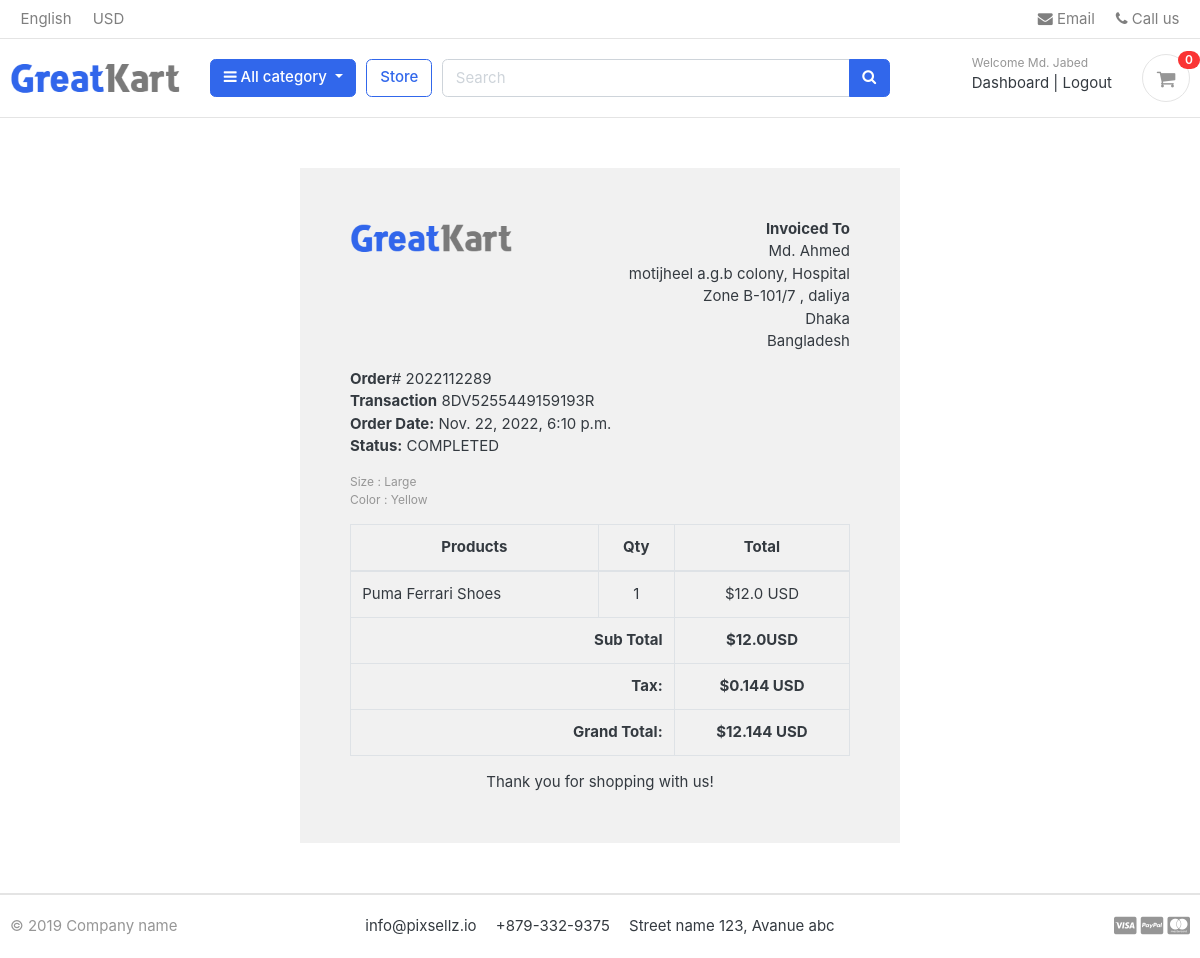
/accounts/order_detail/2022112289/ (signed in), run on the app's committed database.
### accounts/models.py (models this page shows, shortened)
class Account(AbstractBaseUser):
    first_name = models.CharField(max_length=50)
    last_name = models.CharField(max_length=50)
    username = models.CharField(max_length=50, unique=True)
    email = models.EmailField(max_length=100, unique=True)
    phone_number = models.CharField(max_length=50)
    date_joined   = models.DateTimeField(auto_now_add=True)
    last_joined   = models.DateTimeField(auto_now_add=True)
    is_admin      = models.BooleanField(default=False)
    is_staff      = models.BooleanField(default=False)
    is_active     = models.BooleanField(default=False)
    is_superadmin = models.BooleanField(default=False)
    USERNAME_FIELD = 'email'
    REQUIRED_FIELDS = ['username' , 'first_name', 'last_name']
    objects = MyAccountManager()

### orders/models.py (models this page shows, shortened)
class Order(models.Model):
    STATUS = (
        ('New', 'New'),
        ('Accepted', 'Accepted'),
        ('Completed', 'Completed'),
        ('Cancelled', 'Cancelled'),
    )
    user = models.ForeignKey(Account, on_delete=models.SET_NULL, null=True)
    payment = models.ForeignKey(Payment, on_delete=models.SET_NULL, blank=True, null=True)
    order_number = models.CharField(max_length=20)
    first_name = models.CharField(max_length=50)
    last_name = models.CharField(max_length=50)
    phone = models.CharField(max_length=15)
    email = models.EmailField(max_length=50)
    address_line_1 = models.CharField(max_length=50)
    address_line_2 = models.CharField(max_length=50, blank=True)
    country = models.CharField(max_length=50)
    state = models.CharField(max_length=50)
    city = models.CharField(max_length=50)
    order_note = models.CharField(max_length=100, blank=True)
    order_total = models.FloatField()
    tax = models.FloatField()
    status = models.CharField(max_length=10, choices=STATUS, default='New')
    ip = models.CharField(blank=True, max_length=20)
    is_ordered = models.BooleanField(default=False)
    created_at = models.DateTimeField(auto_now_add=True)
    updated_at = models.DateTimeField(auto_now=True)
    def full_name(self):
        return f'{self.first_name} {self.last_name}'
    def full_address(self):
        return f'{self.address_line_1} {self.address_line_2}'

class Payment(models.Model):
    user = models.ForeignKey(Account, on_delete=models.CASCADE)
    payment_id = models.CharField(max_length=100)
    payment_method = models.CharField(max_length=100)
    amount_paid = models.CharField(max_length=100) #total amount paid
    status = models.CharField(max_length=100)
    created_at = models.DateTimeField(auto_now_add=True)

class OrderProduct(models.Model):
    order = models.ForeignKey(Order, on_delete=models.CASCADE)
    payment = models.ForeignKey(Payment, on_delete=models.SET_NULL, blank=True, null=True)
    user = models.ForeignKey(Account, on_delete=models.CASCADE)
    product = models.ForeignKey(Product, on_delete=models.CASCADE)
    variations = models.ManyToManyField(Variation, blank=True)
    quantity = models.IntegerField()
    product_price = models.FloatField()
    ordered = models.BooleanField(default=False)
    created_at = models.DateTimeField(auto_now_add=True)
    updated_at = models.DateTimeField(auto_now=True)

### store/models.py (models this page shows, shortened)
class Product(models.Model):
    product_name = models.CharField(max_length=200, unique=True)
    slug         = models.SlugField(max_length=200, unique=True)
    description  = models.TextField(max_length=500, blank=True)
    price        = models.IntegerField()
    images       = models.ImageField(upload_to='photos/products')
    stock        = models.IntegerField(default=True)
    is_available = models.BooleanField(default=True)
    category     = models.ForeignKey(Category , on_delete=models.CASCADE)
    created_date = models.DateTimeField(auto_now_add=True)
    modified_date= models.DateTimeField(auto_now=True)

class Variation(models.Model):
    product = models.ForeignKey(Product, on_delete=models.CASCADE)
    variation_category = models.CharField(max_length=100, choices=variation_category_choice)
    variation_value = models.CharField(max_length=100)
    is_active = models.BooleanField(default=True)
    created_date = models.DateTimeField(auto_now=True)
    objects = VariationManager()

### accounts/views.py (the view)
# urls.py: path('order_detail/<int:order_id>/', views.order_detail , name='order_detail'),
@login_required(login_url='login')
def order_detail(request, order_id):
    order_detail = OrderProduct.objects.filter(order__order_number=order_id)
    order = Order.objects.get(order_number=order_id)
    subtotal = 0
    for i in order_detail:
        subtotal += i.product_price * i.quantity
    context={
        'order_detail' : order_detail,
        'order' :order,
        'subtotal' : subtotal,
    }
    return render(request, 'accounts/order_detail.html', context)

### carts/context_processors.py (called while the page is built)
def counter(request):
    cart_count = 0
    if 'admin' in request.path:
        return{}
    else:
        try:
            cart = Cart.objects.filter(cart_id=_cart_id(request))
            if request.user.is_authenticated:
                cart_items = CartItem.objects.all().filter(user=request.user)
            else:
                cart_items = CartItem.objects.all().filter(cart=cart[:1])
            for cart_item in cart_items:
                cart_count += cart_item.quantity
        except Cart.DoesNotExist:
            cart_count = 0
    return dict(cart_count=cart_count)

### carts/views.py (called while the page is built)
def _cart_id(request):
    cart = request.session.session_key
    if not cart:
        cart = request.session.create()
    return cart

### category/context_processors.py (called while the page is built)
def menu_links(request):
    links = Category.objects.all()
    return dict(links=links)

### category/models.py (called while the page is built)
    def get_url(self):
            return reverse('products_by_category' , args=[self.slug])

### templates/accounts/order_detail.html
{% extends 'base.html' %}
{% load static %}
{% block content %}
<div class="container" style="margin: 0 auto;width: 50%;padding: 50px;background: #f1f1f1;margin-top: 50px;margin-bottom: 50px;">
    <div class="row invoice row-printable">
        <div class="col-md-12">
            <div class="panel panel-default plain" id="dash_0">
                <div class="panel-body p30">
                    <div class="row">
                        <div class="col-lg-6">
                            <div class="invoice-logo"><img src="{% static '/images/logo.png' %}" alt="Invoice logo" style="max-height: 40px;"></div>
                        </div>
                        <div class="col-lg-6">
                            <div class="invoice-from">
                                <ul class="list-unstyled text-right">
                                    <li><strong>Invoiced To</strong></li>
                                    <li>{{order.full_name}}</li>
                                    <li>{{order.full_address}}</li>
                                    <li>{{order.city}}</li>
                                    <li>{{order.country}}</li>
                                </ul>
                            </div>
                        </div>
                        <div class="col-lg-12">
                            <div class="invoice-details mt25">
                                <div class="well">
                                    <ul class="list-unstyled mb0">
                                        <li><strong>Order</strong># {{order.order_number}}</li>
                                        <li><strong>Transaction</strong> {{order.payment.payment_id}}</li>
                                        <li><strong>Order Date:</strong> {{order.created_at}}</li>
                                        <li><strong>Status:</strong> {{order.payment.status}}</li>
                                    </ul>
                                </div>
                            </div>
                            <div class="invoice-items">
                                <div class="table-responsive" style="overflow: hidden; outline: none;" tabindex="0">
                                    <table class="table table-bordered">
                                        <thead>
                                            <tr>
                                                <th class="per70 text-center">Products</th>
                                                <th class="per5 text-center">Qty</th>
                                                <th class="per25 text-center">Total</th>
                                            </tr>
                                        </thead>
                                        <tbody>
                                          {% for item in order_detail %}
                                            <tr>
                                                <td>{{item.product.product_name}}</td>
                                                  <p class="text-muted small">
                                                    {% if item.variations.all %}
                                                      {% for i in item.variations.all %}
                                                        {{ i.variation_category | capfirst }} : {{ i.variation_value | capfirst }} <br>
                                                       {% endfor %}
                                                     {% endif %}
                                                   </p>
                                                <td class="text-center">{{item.quantity}}</td>
                                                <td class="text-center">${{item.product_price}} USD</td>
                                            </tr>
                                          {% endfor %}
                                        </tbody>
                                        <tfoot>
                                            <tr>
                                                <th colspan="2" class="text-right">Sub Total</th>
                                                <th class="text-center">${{subtotal}}USD</th>
                                            </tr>
                                            <tr>
                                                <th colspan="2" class="text-right">Tax:</th>
                                                <th class="text-center">${{order.tax}} USD</th>
                                            </tr>
                                            <tr>
                                                <th colspan="2" class="text-right">Grand Total:</th>
                                                <th class="text-center">${{order.order_total}} USD</th>
                                            </tr>
                                        </tfoot>
                                    </table>
                                </div>
                            </div>
                            <div class="invoice-footer mt25">
                                <p class="text-center">Thank you for shopping with us!</p>
                            </div>
                        </div>
                    </div>
                </div>
            </div>
        </div>
    </div>
    </div>
{% endblock %}

### templates/includes/navbar.html (shortened to what this page needs)
{% load static %}
<header class="section-header">
<nav class="navbar p-md-0 navbar-expand-sm navbar-light border-bottom">
<div class="container">
  <div class="collapse navbar-collapse" id="navbarTop4">
    <ul class="navbar-nav mr-auto">
      <li class="nav-item dropdown">
      <a href="#" class="nav-link">   English </a>
    </li>
    <li class="nav-item dropdown">
      <a href="#" class="nav-link"> USD </a>
    </li>
    </ul>
    <ul class="navbar-nav">
    <li><a href="#" class="nav-link"> <i class="fa fa-envelope"></i> Email </a></li>
    <li><a href="#" class="nav-link"> <i class="fa fa-phone"></i> Call us </a></li>
  </ul>
  </div>
</div>
</nav>
<section class="header-main border-bottom">
  <div class="container">
<div class="row align-items-center">
  <div class="col-lg-2 col-md-3 col-6">
    <a href="{% url 'home' %}" class="brand-wrap">
      <img class="logo" src="{%static './images/logo.png'%}">
    </a>
  </div>
  <div class="col-lg col-sm col-md col-6 flex-grow-0">
    <div class="category-wrap dropdown d-inline-block float-right">
      <button type="button" class="btn btn-primary dropdown-toggle" data-toggle="dropdown">
        <i class="fa fa-bars"></i> All category
      </button>
    </div>
  </div>
  <a href="{% url 'store' %}" class="btn btn-outline-primary">Store</a>
  <div class="col-lg  col-md-6 col-sm-12 col">
    <form action="{%  url 'search' %}" class="search" method='GET'>
      <div class="input-group w-100">
          <input type="text" class="form-control" style="width:60%;" placeholder="Search" name="keyword">
          <div class="input-group-append">
            <button class="btn btn-primary" type="submit">
              <i class="fa fa-search"></i>
            </button>
          </div>
        </div>
    </form>
  </div>
  <div class="col-lg-3 col-sm-6 col-8 order-2 order-lg-3">
        <div class="d-flex justify-content-end mb-3 mb-lg-0">
          {% if user.id is None %}
          <div class="widget-header">
            <small class="title text-muted">Welcome guest!</small>
            <div>
              <a href="{% url 'login' %}">Sign in</a> <span class="dark-transp"> | </span>
              <a href="{% url 'register' %}"> Register</a>
            </div>
          </div>
          {% else %}
          <div class="widget-header">
            <small class="title text-muted">Welcome {{ user.first_name }}</small>
            <div>
              <a href="{% url 'dashboard'%}">Dashboard</a> <span class="dark-transp"> | </span>
              <a href="{% url 'logout' %}"> Logout</a>
            </div>
          </div>
          {% endif %}
          <a href="{% url 'cart' %}" class="widget-header pl-3 ml-3">
            <div class="icon icon-sm rounded-circle border"><i class="fa fa-shopping-cart"></i></div>
            <span class="badge badge-pill badge-danger notify">{{ cart_count }}</span>
          </a>
        </div>
      </div>
</div>
  </div>
</section>
</header>

### static/css/ui.css (style rules this page uses)
html { font-family: "Inter", sans-serif; font-size: 15px; }
.icon-xs, .icon-sm, .icon-md, .icon-lg { display: inline-block; text-align: center; flex-shrink: 0; flex-grow: 0; }
.icon-sm { width: 48px; height: 48px; line-height: 48px !important; font-size: 20px; }
p:last-child { margin-bottom: 0; }
.header-main { position: relative; padding-top: 1rem; padding-bottom: 1rem; }
.brand-wrap .logo, .navbar-brand .logo { margin-right: 7px; max-height: 42px; display: inline-block; }
.widget-header { display: inline-block; vertical-align: middle; position: relative; }
.widget-header a { color: #343a40; }
.widget-header i { color: #969696; }
.widget-header .title { display: block; }
.widget-header .notify { position: absolute; top: -3px; right: -10px; }
[class*=list-] li:after { visibility: hidden; display: block; content: ""; overflow: hidden; height: 0; clear: both; }
.notify { position: absolute; top: -4px; right: -10px; display: inline-block; padding: 0.25em 0.6em; font-size: 12px; line-height: 1; text-align: center; border-radius: 3rem; color: #fff; background-color: #fa3434; }

### data on the page
Account: first_name "Md. Jabed"
Order: full_name "Md. Ahmed", full_address "motijheel a.g.b colony, Hospital Zone B-101/7 , daliya", city "Dhaka", country "Bangladesh", order_number "2022112289", payment.payment_id "8DV5255449159193R", created_at "Nov. 22, 2022, 6:10 p.m.", payment.status "COMPLETED", tax "0.144", order_total "12.144"
OrderProduct: product.product_name "Puma Ferrari Shoes", quantity "1", product_price "12.0"
Variation: variation_category "Size", variation_value "Large"
Variation: variation_category "Color", variation_value "Yellow"

### other printed values
{{ cart_count }} "0"
{{ subtotal }} "12.0"
